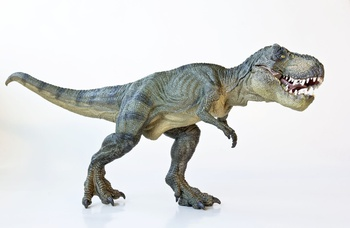
#> input picture basis_learning/dinasaur.jpg, 350 x 228 px
$ python masking.py --image dinasaur.jpg
#> lines starting #> are read from the running program, lines starting #| are printed output that depends on the picture; after the words box and inside, x2 and y2 are one past the last pixel; in counts of white or black regions, pixels touching at a corner belong together
import numpy as np
import argparse
import cv2

ap = argparse.ArgumentParser()
ap.add_argument('-i', '--image', required=True, help='Path to image')
args = vars(ap.parse_args())

image = cv2.imread(args['image'])
#> image is the input picture: shape (228, 350, 3); mean B, G, R 216.4, 216.9, 215.4
cv2.imshow('Original', image)
cv2.waitKey(0)

mask = np.zeros(image.shape[:2], dtype='uint8')
(cX, cY) = (image.shape[1]//2, image.shape[0]//2)
#> cX = 175; cY = 114
cv2.circle(mask, (cX, cY), 100, 255, -1)
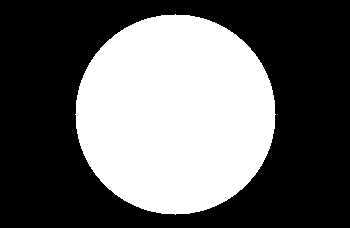
#> mask: shape (228, 350); 39.4% white; 1 white region, box (x1, y1, x2, y2) and area: (75, 14, 276, 215) 31417
cv2.imshow('Mask', mask)

masked = cv2.bitwise_and(image, image, mask=mask)
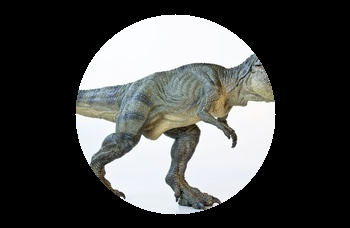
#> masked: shape (228, 350, 3); mean B, G, R 75, 76.1, 75.1
cv2.imshow('Masked', masked)
cv2.waitKey(0)
